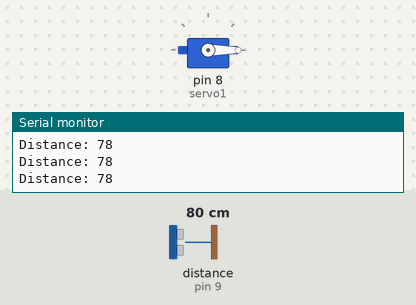
The sketch below on a simulated Arduino Uno, built with avr-gcc and run on an emulated ATmega328P. Shown: servo, the last lines printed to the serial monitor. Wiring (inferred from the names in the program): ultrasonic range finder: trigger pin 10; echo pin 9. The test bench sets the inputs (shaded band); at power-on: distance to the obstacle (sensor on pin 9) 80 cm. The echo pulse lasts 58.3 µs per cm.

Above: at 1.2 s.
1.3 s: distance to the obstacle (sensor on pin 9) set to 12 cm
2.8 s: distance to the obstacle (sensor on pin 9) set to 9 cm
At 3.6 s:
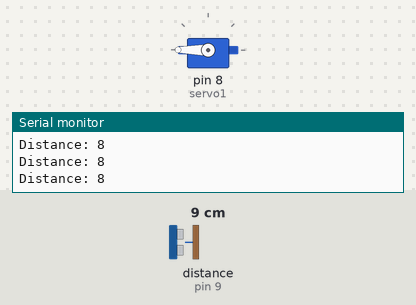
4.3 s: distance to the obstacle (sensor on pin 9) set to 18 cm
At 5.4 s:
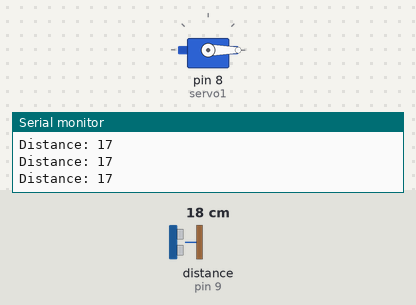
5.8 s: distance to the obstacle (sensor on pin 9) set to 2 cm
At 6.6 s:
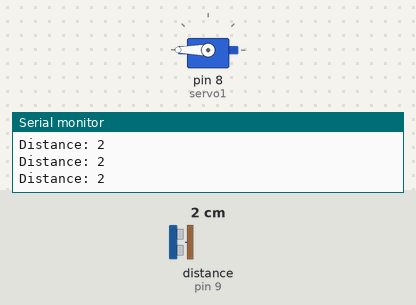
Timing chart, 0 to 8.3 s (numbered marks = the images above; inputs shaded):
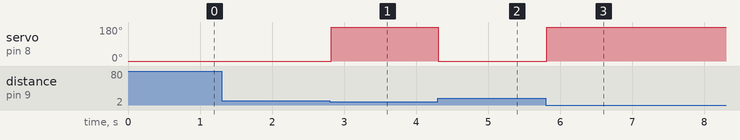

Measured:
- the behaviour switches between 11 and 10 cm on distance to the obstacle (sensor on pin 9) (found by bisection; images 0 and 1)
- after the input at 2.8 s, servo on pin 8 (servo1): 0° → 180° at once
- after the input at 4.3 s, servo on pin 8 (servo1): 180° → 0° at once
- after the input at 5.8 s, servo on pin 8 (servo1): 0° → 180° at once

The sketch:

object_detection.ino
```cpp
#include <Servo.h>
long time;
int distance;

const int trigPin = 10;
const int echoPin = 9;

Servo servo1;
void setup() {
  pinMode(trigPin, OUTPUT);
  pinMode(echoPin, INPUT);
  servo1.attach(8);
  servo1.write(0);
  Serial.begin(115200);
}

void loop() {

  digitalWrite(trigPin, LOW);
  delayMicroseconds(2);

  digitalWrite(trigPin, HIGH);
  delayMicroseconds(10);
  digitalWrite(trigPin, LOW);
  time = pulseIn(echoPin, HIGH);
  distance = time * 0.034 / 2;
  Serial.print("Distance: ");
  Serial.println(distance);

  if (distance<10){
    servo1.write(180);
  } else {
    servo1.write(0);
  }
  delay(50);
}
```
